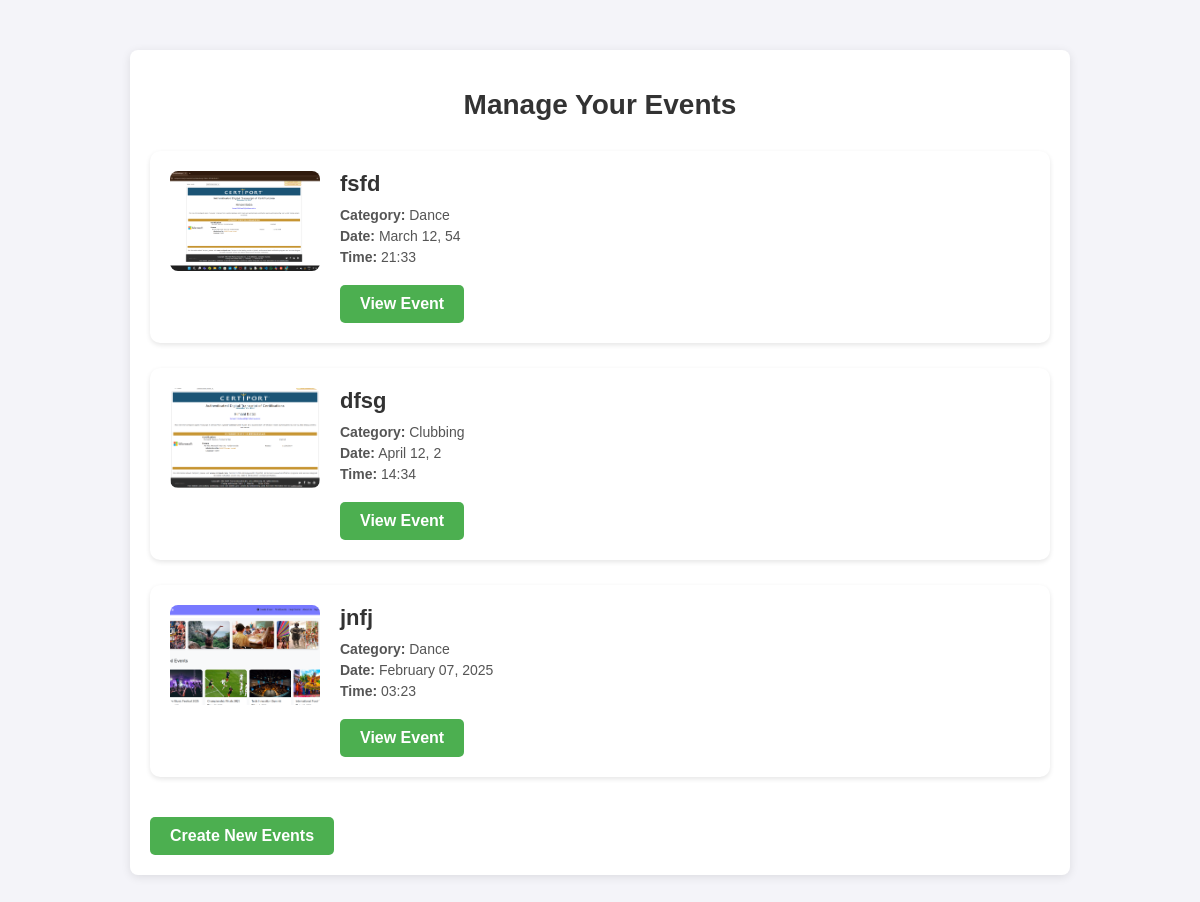
The app's page /manage_events with its own data.
### app.py (models this page shows)
class Event(db.Model):
    id = db.Column(db.Integer, primary_key=True)
    category = db.Column(db.String(50), nullable=False)
    title = db.Column(db.String(100), nullable=False)
    image_path = db.Column(db.String(200), nullable=False)
    date = db.Column(db.Date, nullable=False)
    time = db.Column(db.String(50), nullable=False)
    description = db.Column(db.Text, nullable=False)
    created_at = db.Column(db.DateTime, default=datetime.utcnow)

### app.py (the view)
@app.route('/manage_events')
def manage_events():
    events = Event.query.all()
    return render_template('manage_events.html', events=events)

### templates/manage_events.html (shortened to what this page needs)
<!DOCTYPE html>
<html>
<head>
</head>
<body>
    <div class="container">
        <h1>Manage Your Events</h1>
        {% if events %}
            {% for event in events %}
                <div class="event-item">
                    <img src="{{ url_for('static', filename=event.image_path) }}" alt="Event image">
                    <div>
                        <h3>{{ event.title }}</h3>
                        <p><strong>Category:</strong> {{ event.category }}</p>
                        <p><strong>Date:</strong> {{ event.date.strftime('%B %d, %Y') }}</p>
                        <p><strong>Time:</strong> {{ event.time }}</p>
                        <a href="{{ url_for('view_event', event_id=event.id) }}" class="view-btn">View Event</a>
                    </div>
                </div>
            {% endfor %}
        {% else %}
            <p class="empty-message">No events have been created yet. Create an event to get started!</p>
        {% endif %}
        <a href="{{ url_for('event_creation_page') }}" class="back-btn">Create New Events</a>
    </div>
</body>
</html>

### templates/manage_events.html (style rules this page uses)
body { font-family: 'Arial', sans-serif; background-color: #f4f4f9; margin: 0; padding: 0; }
.container { max-width: 900px; margin: 50px auto; padding: 20px; background-color: white; border-radius: 8px; box-shadow: 0 2px 10px rgba(0, 0, 0, 0.1); }
h1 { text-align: center; font-size: 28px; color: #333; margin-bottom: 30px; }
.event-item { display: flex; background-color: #ffffff; margin-bottom: 25px; padding: 20px; border-radius: 10px; box-shadow: 0 2px 5px rgba(0, 0, 0, 0.1); transition: transform 0.3s ease-in-out; }
.event-item img { border-radius: 8px; width: 150px; height: 100px; object-fit: cover; margin-right: 20px; }
.event-item div { flex: 1; }
.event-item h3 { font-size: 22px; color: #333; margin: 0 0 10px; }
.event-item p { font-size: 14px; color: #555; margin: 5px 0; }
.view-btn, .back-btn { display: inline-block; background-color: #4CAF50; color: white; padding: 10px 20px; border-radius: 5px; text-decoration: none; font-weight: bold; transition: background-color 0.3s ease; margin-top: 15px; }

### records on screen
Event: image_path (picture), title "fsfd", category "Dance", date "March 12, 54", time "21:33"
Event: image_path (picture), title "dfsg", category "Clubbing", date "April 12, 2", time "14:34"
Event: image_path (picture), title "jnfj", category "Dance", date "February 07, 2025", time "03:23"
